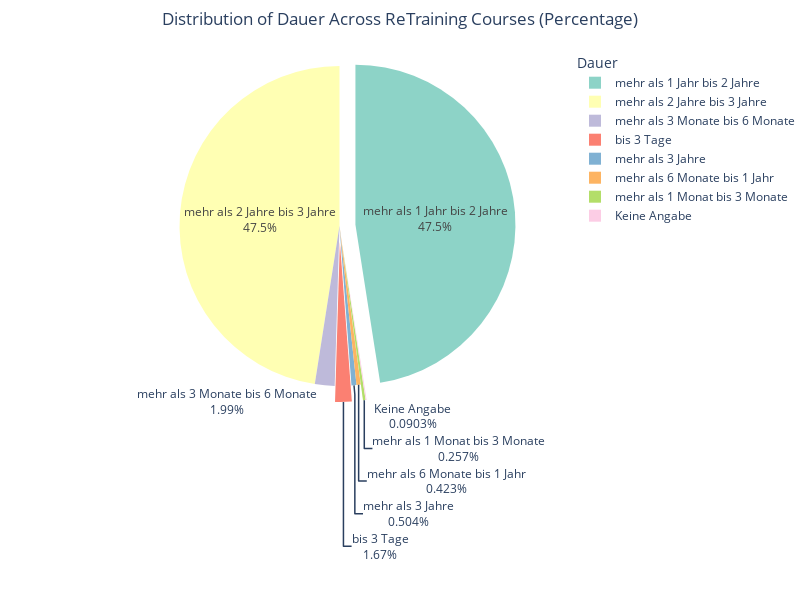

This figure's notebook cell:
### Markdown cell above
<font size= "4">***PIE CHART FOR SHOWING THE DISTRIBUTION OF DAUER ACROSS RETRAININGS***</font>

### Code cell
import sqlite3
import plotly.express as px

db_connection = sqlite3.connect('weiterbildung_analysis.db')
cursor = db_connection.cursor()

query = '''
    SELECT dauer, COUNT(*) as count
    FROM umschulung
    GROUP BY dauer
    ORDER BY dauer
'''
cursor.execute(query)
results = cursor.fetchall()

db_connection.close()

dauer_values = [row[0] for row in results]
counts = [row[1] for row in results]

total_counts = sum(counts)
percentages = [(count / total_counts) * 100 for count in counts]

# Define custom colors for the pie chart
colors = px.colors.qualitative.Set3

fig = px.pie(
    values=percentages,
    names=dauer_values,
    title='Distribution of Dauer Across ReTraining Courses (Percentage)',
    color_discrete_sequence=colors,  # Use custom colors
    labels={'dauer_values': 'Dauer'}  # Display dauer_values outside the chart
)

# Display percentages and dauer_values as labels within the pie chart
fig.update_traces(textinfo='percent+label', pull=[0.1, 0.1, 0.1, 0.1])  # Adjust pull to separate slices

# Center the title above the chart
fig.update_layout(title_x=0.5)

# Add a legend
fig.update_layout(showlegend=True, legend_title_text='Dauer')

# Improve the layout and increase the size of the pie chart
fig.update_layout(
    margin=dict(l=0, r=0, t=50, b=0),  # Adjust margin for better title placement
    font=dict(size=12),  # Adjust font size for labels
    width=800,  # Set the width of the chart
    height=600  # Set the height of the chart
)

fig.show()

### Figure 1 — Plotly figure (JSON) as saved in the notebook; plotly's stock layout.template omitted (floating-point values rounded to 4 significant figures)
{"data": [{"domain": {"x": [0, 1], "y": [0, 1]}, "hovertemplate": "label=%{label}<br>value=%{value}<extra></extra>", "labels": ["Keine Angabe", "bis 3 Tage", "mehr als 1 Jahr bis 2 Jahre", "mehr als 1 Monat bis 3 Monate", "mehr als 2 Jahre bis 3 Jahre", "mehr als 3 Jahre", "mehr als 3 Monate bis 6 Monate", "mehr als 6 Monate bis 1 Jahr"], "legendgroup": "", "name": "", "pull": [0.1, 0.1, 0.1, 0.1], "showlegend": true, "textinfo": "percent+label", "type": "pie", "values": [0.09031, 1.673, 47.53, 0.2567, 47.53, 0.5039, 1.987, 0.423]}], "layout": {"font": {"size": 12}, "height": 600, "legend": {"title": {"text": "Dauer"}, "tracegroupgap": 0}, "margin": {"b": 0, "l": 0, "r": 0, "t": 50}, "piecolorway": ["rgb(141,211,199)", "rgb(255,255,179)", "rgb(190,186,218)", "rgb(251,128,114)", "rgb(128,177,211)", "rgb(253,180,98)", "rgb(179,222,105)", "rgb(252,205,229)", "rgb(217,217,217)", "rgb(188,128,189)", "rgb(204,235,197)", "rgb(255,237,111)"], "showlegend": true, "title": {"text": "Distribution of Dauer Across ReTraining Courses (Percentage)", "x": 0.5}, "width": 800}}
